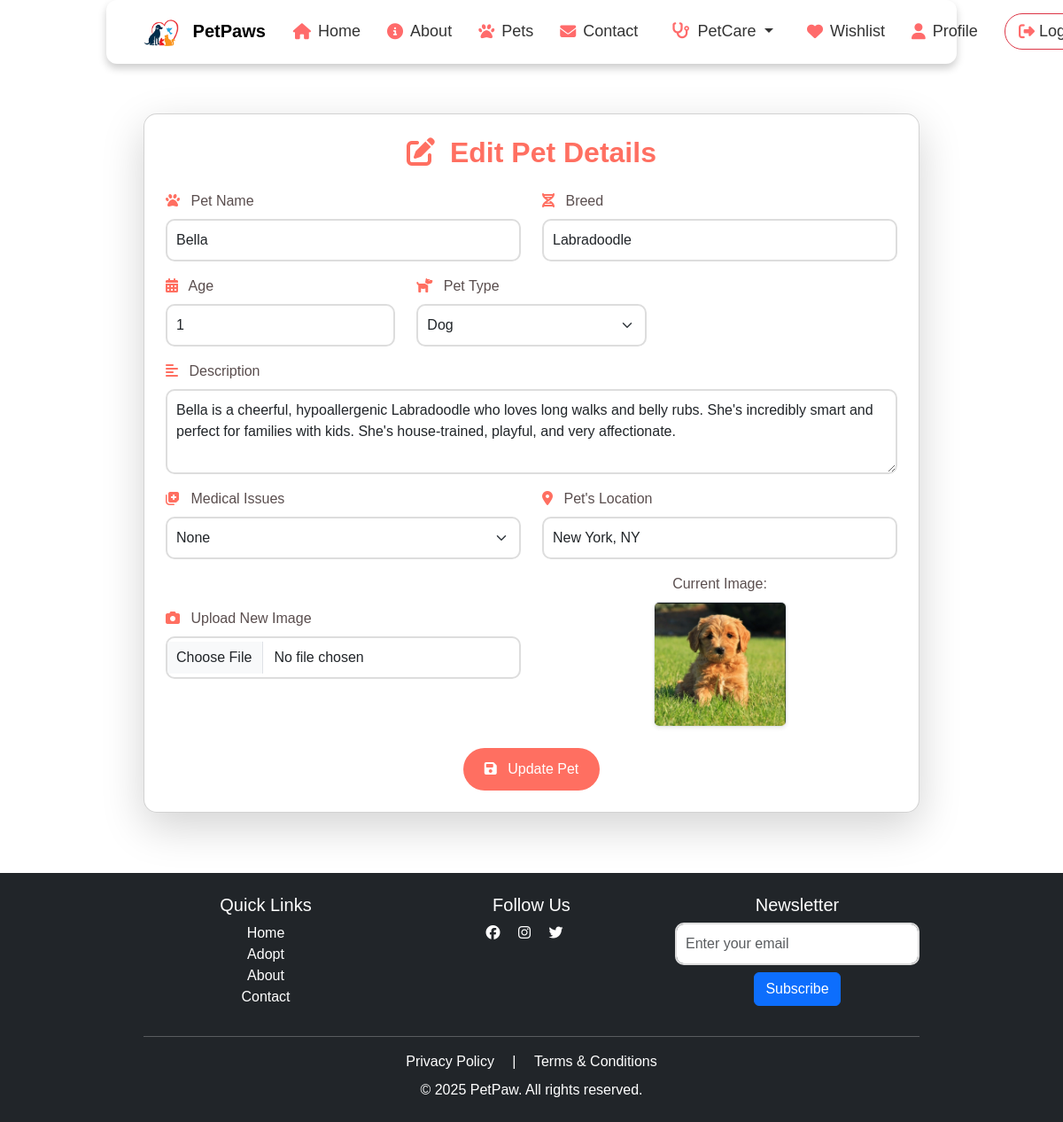
The app's page /edit-pet/1/ (signed in) with its own data.
### PetPaws/models.py (models this page shows, shortened)
class Pet(models.Model):
    STATUS_CHOICES = [
        ('Available', 'Available'),
        ('Adopted', 'Adopted'),
        ('Under Review', 'Under Review'),
        ('Sold', 'Sold'),
    ]
    PET_TYPE_CHOICES = [
        ('Dog', 'Dog'),
        ('Cat', 'Cat'),
        ('Bird', 'Bird'),
        ('Horse', 'Horse'),
        ('Other', 'Other'),
    ]
    name = models.CharField(max_length=100)
    breed = models.CharField(max_length=100)
    age = models.PositiveIntegerField()
    description = models.TextField(blank=True, null=True)
    image = models.ImageField(upload_to='pet_images/', default='pet_images/default_pet.jpg')
    status = models.CharField(max_length=50, choices=STATUS_CHOICES, default='Available')
    owner = models.ForeignKey(settings.AUTH_USER_MODEL, on_delete=models.CASCADE, related_name='pets')
    medical_issues = models.CharField(max_length=255, blank=True, null=True)
    pet_type = models.CharField(max_length=50, choices=PET_TYPE_CHOICES)
    other_pet_type = models.CharField(max_length=100, blank=True, null=True)
    address = models.CharField(max_length=255)

### PetPaws/views.py (the view, shortened to what this page needs)
# urls.py: path('edit-pet/<int:pet_id>/', views.edit_pet_view, name='edit_pet'),  # Edit existing pet
@login_required
def edit_pet_view(request, pet_id):
    pet = get_object_or_404(Pet, id=pet_id, owner=request.user)
    return render(request, 'edit_pet.html', {'pet': pet})

### PetPaws/templates/edit_pet.html (shortened to what this page needs)
{% extends "base.html" %}
{% load static %}
{% block content %}
<div class="container my-5">
    <div class="card shadow-lg p-4" data-aos="fade-up">
        <h2 class="text-center mb-4"><i class="fas fa-edit me-2"></i> Edit Pet Details</h2>
        <form method="POST" action="{% url 'edit_pet' pet.id %}" enctype="multipart/form-data">
            <div class="row">
                <div class="col-md-6 mb-3">
                    <label class="form-label"><i class="fas fa-paw me-2"></i> Pet Name</label>
                    <input type="text" class="form-control" name="name" value="{{ pet.name }}" required>
                </div>
                <div class="col-md-6 mb-3">
                    <label class="form-label"><i class="fas fa-dna me-2"></i> Breed</label>
                    <input type="text" class="form-control" name="breed" value="{{ pet.breed }}" required>
                </div>
            </div>
            <div class="row">
                <div class="col-md-4 mb-3">
                    <label class="form-label"><i class="fas fa-calendar-alt me-2"></i> Age</label>
                    <input type="number" class="form-control" name="age" value="{{ pet.age }}" required>
                </div>
                <div class="col-md-4 mb-3">
                    <label class="form-label"><i class="fas fa-dog me-2"></i> Pet Type</label>
                    <select class="form-select" name="pet_type" id="pet_type" onchange="toggleOtherType()" required>
                        <option value="Dog" {% if pet.pet_type == 'Dog' %}selected{% endif %}>Dog</option>
<option value="Other" {% if pet.pet_type != 'Dog' and pet.pet_type != 'Cat' and pet.pet_type != 'Bird' and pet.pet_type != 'Horse' %}selected{% endif %}>Other</option>                    </select>
                </div>
            </div>
            <div class="mb-3">
                <label class="form-label"><i class="fas fa-align-left me-2"></i> Description</label>
                <textarea class="form-control" name="description" rows="3">{{ pet.description }}</textarea>
            </div>
            <div class="row">
                <div class="col-md-6 mb-3">
                    <label class="form-label"><i class="fas fa-notes-medical me-2"></i> Medical Issues</label>
                    <select class="form-select" name="medical_issues">
                        <option value="None" {% if pet.medical_issues == 'None' or not pet.medical_issues %}selected{% endif %}>None</option>
                    </select>
                </div>
                <div class="col-md-6 mb-3">
                    <label class="form-label"><i class="fas fa-map-marker-alt me-2"></i> Pet's Location</label>
                    <input type="text" class="form-control" name="address" value="{{ pet.address }}" required>
                </div>
            </div>
            <div class="row align-items-center">
                <div class="col-md-6 mb-3">
                    <label class="form-label"><i class="fas fa-camera me-2"></i> Upload New Image</label>
                    <input type="file" class="form-control" name="image" onchange="previewImage(event)">
                </div>
                <div class="col-md-6 text-center">
                    <label class="form-label d-block">Current Image:</label>
                    <img id="imagePreview" src="{{ pet.image.url }}" class="img-fluid rounded shadow-sm border" alt="Current Pet Image" width="150">
                </div>
            </div>
            <div class="text-center mt-4">
                <button type="submit" class="btn btn-submit px-4"><i class="fas fa-save me-2"></i> Update Pet</button>
            </div>
        </form>
    </div>
</div>
<link href="https://unpkg.com/aos@2.3.1/dist/aos.css" rel="stylesheet">
{% endblock %}

### PetPaws/static/styles.css (style rules this page uses)
body { font-family: 'Poppins', sans-serif; background-color: #f8f9fa; color: #333; transition: background-color 0.3s ease-in-out; }
* { margin: 0; padding: 0; box-sizing: border-box; font-family: 'Poppins', sans-serif; }
body { margin: 0; padding: 0; background: #ffffff; position: relative; min-height: 100vh; }

### PetPaws/templates/base.html (style rules this page uses)
body { padding-top: 80px; }
html, body { height: 100%; margin: 0; display: flex; flex-direction: column; }

### PetPaws/templates/edit_pet.html (style rules this page uses)
.container { max-width: 900px; }
.card { border-radius: 15px; background: #fff; box-shadow: 0 5px 15px rgba(0, 0, 0, 0.1); transition: transform 0.3s ease; }
h2 { color: #ff6f61; font-weight: 600; }
.form-label { color: #5a4e4e; font-weight: 500; }
.form-label i { color: #ff6f61; }
.form-control, .form-select { border: 2px solid #ddd; border-radius: 10px; padding: 10px; font-size: 1rem; transition: all 0.3s ease; }
textarea.form-control { resize: vertical; }
#imagePreview { max-width: 150px; height: auto; border: 2px solid #ffccbc; border-radius: 10px; }
.btn-submit { background: #ff6f61; border: none; border-radius: 25px; padding: 12px 25px; font-weight: 500; color: #fff; transition: all 0.3s ease; }

### records on screen
Pet: name "Bella", breed "Labradoodle", age "1", pet_type "Dog", description "Bella is a cheerful, hypoallergenic Labradoodle who loves long walks and belly rubs. She's incredibly smart and perfect for families with kids. She's house-trained, playful, and very affectionate.", medical_issues "None", address "New York, NY", image (picture)
